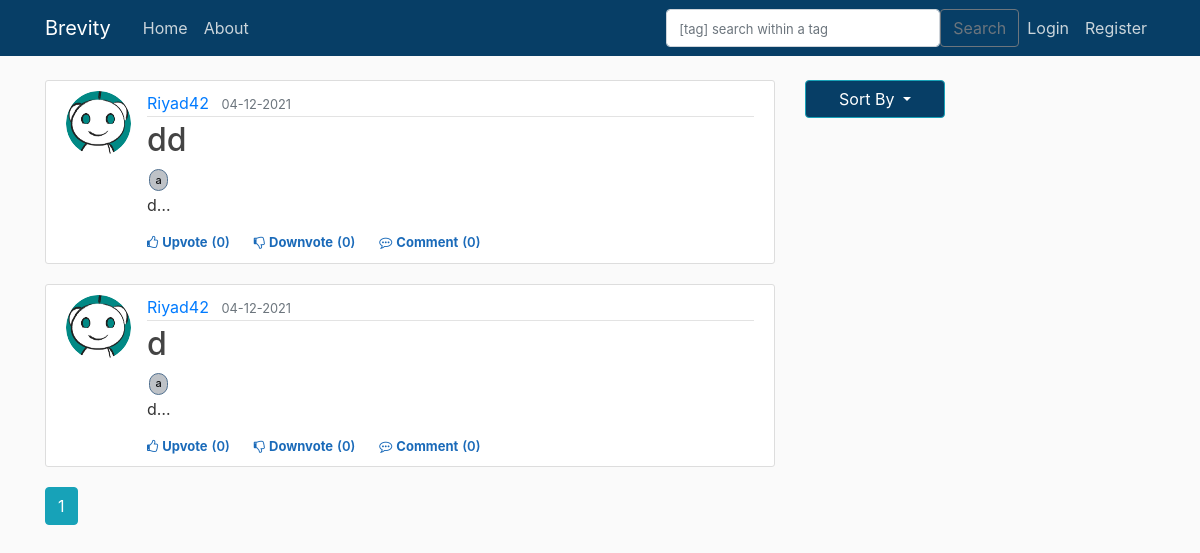
Page /search?form_val=a&type=1 on the committed database.
### brevity/models.py (models this page shows, shortened)
class Post(db.Model):
    id = db.Column(db.Integer, primary_key=True)
    title = db.Column(db.String(100), nullable=False)
    date_posted = db.Column(db.DateTime, nullable=False, default=datetime.utcnow)
    content = db.Column(db.Text, nullable=False)
    user_id = db.Column(db.Integer, db.ForeignKey('user.id'), nullable=False)
    tags = db.relationship('Tag', backref='post', cascade="all, delete", lazy='dynamic')
    upvotes = db.relationship('Upvote', backref='post', lazy='dynamic')
    downvotes = db.relationship('Downvote', backref='post', lazy='dynamic')
    comments = db.relationship('Comment', backref='post', lazy='dynamic')
    resources = db.relationship('ResourceFile', backref='post', lazy='dynamic')

class User(db.Model, UserMixin):
    id = db.Column(db.Integer, primary_key=True)
    username = db.Column(db.String(20), unique=True, nullable=False)
    email = db.Column(db.String(120), unique=True, nullable=False)
    image_file = db.Column(db.String(20), nullable=False, default='default.jpg')
    password = db.Column(db.String(60), nullable=False)
    posts = db.relationship('Post', backref='author', lazy=True)                    #By default SQLAlchemy guess the relationship to be one to many as posts returns a list of post.
    upvoted = db.relationship('Upvote', foreign_keys='Upvote.user_id', backref='user', lazy='dynamic')
    downvoted = db.relationship('Downvote', foreign_keys='Downvote.user_id', backref='user', lazy='dynamic')
    commented = db.relationship('Comment', backref='author', lazy=True)

class Tag(db.Model):
    tag = db.Column(db.String(50), nullable=False, primary_key=True)
    post_id = db.Column(db.Integer, db.ForeignKey('post.id'), primary_key=True)

### brevity/main/routes.py (the view)
@main.route('/search',methods=['GET', 'POST'])
def search():
    page = request.args.get('page', 1, type=int)
    posts =  Post.query.paginate(page=page, per_page=5)
    form=SearchForm()
    if form.validate_on_submit():
        searched_val = form.searched.data
        if searched_val==None:
            return render_template('home.html', posts = posts)
        return render_template('searched_posts.html', posts = search_result(searched_val,page),form =form,form_val=form.searched.data)
    searched_val = request.args.get('form_val')
    if searched_val==None:
            return render_template('home.html', posts = posts)
    type =  request.args.get('type')
    if type=="1":
        searched_val += ']'
        searched_val = '[' + searched_val
    print(searched_val)
    return render_template('searched_posts.html', posts = search_result(searched_val,page),form =form,form_val=searched_val)

### brevity/main/forms.py
class SearchForm(FlaskForm):
    searched = TextAreaField('Searched', validators=[DataRequired()])
    submit = SubmitField('Submit')

### brevity/main/routes.py (called while the page is built)
@main.context_processor
def layout():
    form=SearchForm()
    return dict(form=form)

### brevity/main/utils.py (called while the page is built)
def search_result(searched_val,page):
    search = "%{}%".format(searched_val)
    type=1
    sz = len(searched_val)
    if searched_val[0]=='[' and searched_val[sz-1]==']':
        type=0
    if searched_val[0]=='[' and type==0:
        searched_val = searched_val[1:]
    sz = len(searched_val)
    if searched_val[sz-1]==']' and type==0:
        searched_val = searched_val[:sz-1]
    if type==0:
        posts = db.session.query(Post).join(Tag).filter(Post.id==Tag.post_id).filter(Tag.tag==searched_val).paginate(page=page, per_page=5)
    else:
        posts = Post.query.filter(Post.title.like(search)).paginate(page=page, per_page=5)
    return posts

### brevity/templates/searched_posts.html
{% extends "layout.html" %}
{% block content %}
    {% for post in posts.items %}
        <article class="media content-section col-md-15">
            <img class="rounded-circle article-img" src="{{ url_for('static', filename = 'profile_pics/' + post.author.image_file)}}">
            <div class="media-body ">
                <div class="article-metadata">
                    <a class="mr-2" href="{{ url_for('users.user_posts', username=post.author.username) }}">{{ post.author.username }}</a>
                    <small class="text-muted">{{ post.date_posted.strftime('%d-%m-%Y') }}</small>
                </div>
                <h2><a class="article-title" href="{{ url_for('posts.post', post_id=post.id) }}">{{ post.title }}</a></h2>
                <div class="d-flex ps-relative">
                    {% for tag in post.tags %}
                            <a href="#" class="post-tag" >{{tag.tag}}</a>
                    {% endfor %}
                </div>
                <p class="article-content">{{ post.content[:200] }}<span>&#8230;</span></p>
                <div>
                {% if current_user.is_authenticated %}
                    <div class="d-flex flex-row fs-12" id="vote{{post.id}}">
                        {% if not current_user.has_upvoted_post(post) %}
                            <div class="like cursor votestyle vote" post_id="{{post.id}}" action="upvote"><i class="fa fa-thumbs-o-up"></i><span class="ml-1">Upvote</span></div>
                            <div class="like vote_count" ><span class="ml-1 mr-4">({{post.upvotes.count()}})</span></div>
                        {% else %}
                            <div class="like cursor upvotedstyle vote" post_id="{{post.id}}" action="upvote"><i class="fa fa-thumbs-o-up"></i><span class="ml-1">Upvoted</span></div>
                            <div class="like upvoted_count" ><span class="ml-1 mr-4">({{post.upvotes.count()}})</span></div>
                        {% endif %}
                        {% if not current_user.has_downvoted_post(post) %}
                            <div class="like downvotecursor votestyle vote" post_id="{{post.id}}" action="downvote"><i class="fa fa-thumbs-o-down"></i><span class="ml-1">Downvote</span></div>
                            <div class="like vote_count"><span class="ml-1 mr-4">({{post.downvotes.count()}})</span></div>
                        {% else %}
                            <div class="like downvotecursor downvotedstyle vote" post_id="{{post.id}}" action="downvote"><i class="fa fa-thumbs-o-down"></i><span class="ml-1">Downvoted</span></div>
                            <div class="like downvoted_count"><span class="ml-1 mr-4">({{post.downvotes.count()}})</span></div>
                        {% endif %}
                        <div class="like cursor comment"><i class="fa fa-commenting-o"></i><span class="ml-1"><a class="mr-1 like cursor comment" href="{{ url_for('posts.post', post_id=post.id) }}">Comment</a></span></div>
                        <div class="like comment_count"><span class="ml-0">({{post.comments.count()}})</span></div>
                    </div>
                {% else %}
                    <div class="d-flex flex-row fs-12">
                        <div class="like cursor unauthorised_upvote"><i class="fa fa-thumbs-o-up"></i><span class="ml-1"><a class="like cursor unauthorised_upvote" href="{{ url_for('posts.vote_action', post_id=post.id, action='unauthorized_upvote')}}">Upvote</a></span></div>
                        <div class="like vote_count" ><span class="ml-1 mr-4">({{post.upvotes.count()}})</span></div>
                        <div class="like downvotecursor unauthorised_downvote"><i class="fa fa-thumbs-o-down"></i><span class="ml-1"><a class="like downvotecursor unauthorised_downvote" href="{{ url_for('posts.vote_action', post_id=post.id, action='unauthorized_downvote')}}">Downvote</a></span></div>
                        <div class="like vote_count"><span class="ml-1 mr-4">({{post.downvotes.count()}})</span></div>
                        <div class="like cursor comment"><i class="fa fa-commenting-o"></i><span class="ml-1"><a class="mr-1 like cursor comment" href="{{ url_for('posts.post', post_id=post.id) }}">Comment</a></span></div>
                        <div class="like comment_count"><span class="ml-0">({{post.comments.count()}})</span></div>
                    </div>
                {% endif %}
                </div>
            </div>
        </article>
    {% endfor %}
    {% for page_num in posts.iter_pages(left_edge=1, right_edge=1, left_current=1, right_current=2) %}
        {% if page_num %}
            {% if posts.page == page_num %}
                <a class="btn btn-info mb-4" href="{{ url_for('main.search', page = page_num,form_val=form_val) }}">{{ page_num }}</a>
            {% else %}
                <a class="btn btn-outline-info mb-4" href="{{ url_for('main.search', page = page_num,form_val=form_val) }}">{{ page_num }}</a>
            {% endif %}
        {% else %}
            ...
        {% endif %}
    {% endfor %}
{% endblock content %}

### brevity/static/main.css (style rules this page uses)
body { background: #fafafa; color: #333333; margin-top: 5rem; }
h1, h2, h3, h4, h5, h6 { color: #444444; }
.content-section { background: #ffffff; padding: 10px 20px; border: 1px solid #dddddd; border-radius: 3px; margin-bottom: 20px; }
.article-title { color: #444444; }
.article-content { white-space: pre-line; }
.article-img { height: 65px; width: 65px; margin-right: 16px; }
.article-metadata { padding-bottom: 1px; margin-bottom: 4px; border-bottom: 1px solid #e3e3e3 }
.fs-12 { font-size: 12px }
.cursor { cursor: pointer }
.downvotecursor { cursor: pointer }
.vote_count { color: #1a6ab9; font-size: 13px; font-weight: 600; }
.comment { color: #1a6ab9; font-size: 13px; font-weight: 700; }
.comment_count { color: #1a6ab9; font-size: 13px; font-weight: 600; }
.unauthorised_upvote { color: #1a6ab9; font-size: 13px; font-weight: 700; }
.unauthorised_downvote { color: #1a6ab9; font-size: 13px; font-weight: 700; }
.post-tag { display: inline-block; padding: 0.4em 0.5em; margin: 2px 2px 2px 2px; font-size: 11px; line-height: 1; white-space: nowrap; text-decoration: none; text-align: center; border-width: 1px; border-style: solid; border-radius: 9999px; color: #0d0e0f; background-color: #bec2c7; border-color: #51708f; font-weight: 500; }

### rows in the picture
Post: image_file (placeholder picture), author.username "Riyad42", date_posted "04-12-2021", title "dd", content "d", upvotes.count "0", downvotes.count "0", comments.count "0"
Tag: tag "a"
Post: image_file (placeholder picture), author.username "Riyad42", date_posted "04-12-2021", title "d", content "d", upvotes.count "0", downvotes.count "0", comments.count "0"
Tag: tag "a"

### other values in the picture
{{ page_num }} "1"
